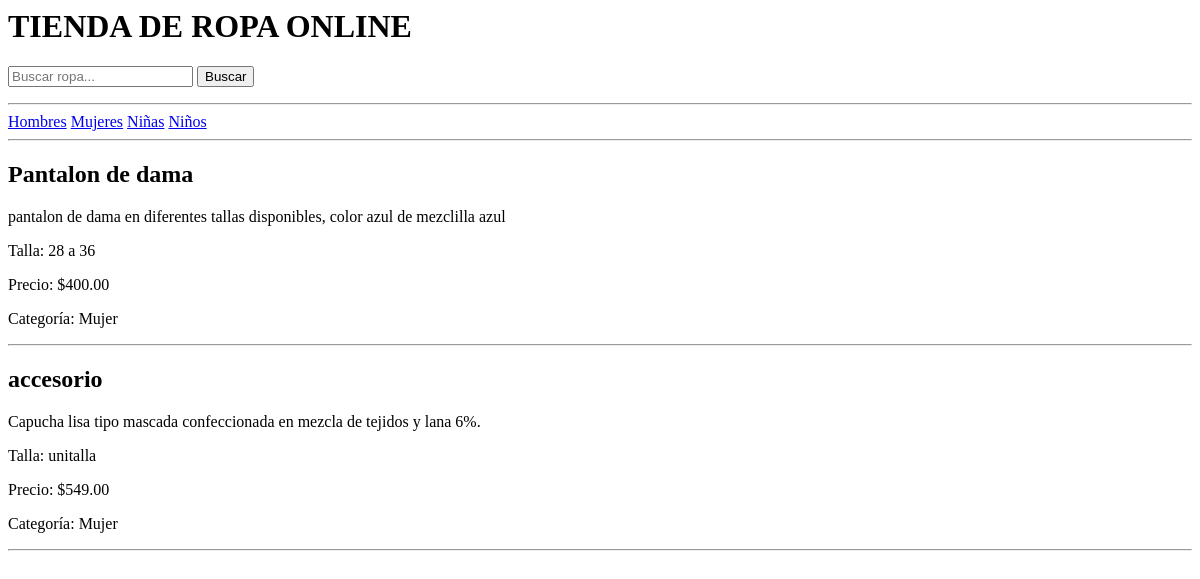
The app's page /, older data.
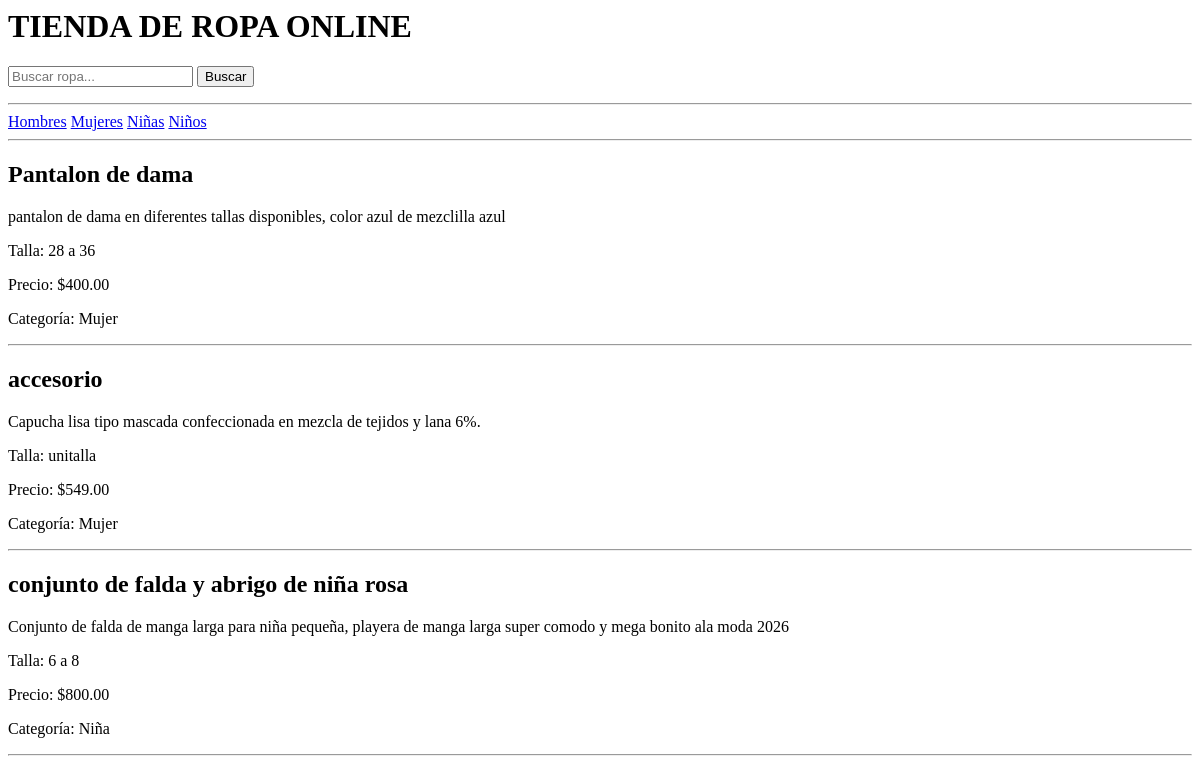
The same page, newer data.
### tienda/models.py (models this page shows, shortened)
class Producto(models.Model):
    CATEGORIAS = [
        ('Hombre', 'Hombre'),
        ('Mujer', 'Mujer'),
        ('Niña', 'Niña'),
        ('Niño', 'Niño'),
    ]
    nombre = models.CharField(max_length=100)
    descripcion = models.TextField()
    precio = models.DecimalField(max_digits=10, decimal_places=2)
    talla = models.CharField(max_length=10)
    stock = models.IntegerField()
    categoria = models.CharField(max_length=20, choices=CATEGORIAS)
    imagen = models.ImageField(upload_to='productos/', null=True, blank=True)

### tienda/views.py (the view)
# urls.py: path('', views.inicio, name='inicio'),
def inicio(request):
    productos = Producto.objects.all()
    buscar = request.GET.get('buscar')
    if buscar:
        productos = Producto.objects.filter(nombre__icontains=buscar)
    return render(request, 'inicio.html', {
        'productos': productos
    })

### tienda/templates/inicio.html
<h1>TIENDA DE ROPA ONLINE</h1>
<form method="GET">
    <input type="text" name="buscar" placeholder="Buscar ropa...">
    <button type="submit">Buscar</button>
</form>
<hr>
<a href="/hombres/">Hombres</a>
<a href="/mujeres/">Mujeres</a>
<a href="/niñas/">Niñas</a>
<a href="/niños/">Niños</a>
<hr>
{% for producto in productos %}
<h2>{{ producto.nombre }}</h2>
<p>{{ producto.descripcion }}</p>
<p>Talla: {{ producto.talla }}</p>
<p>Precio: ${{ producto.precio }}</p>
<p>Categoría: {{ producto.categoria }}</p>
<hr>
{% endfor %}

Row changes from the older to the newer data that the page shows:
added Producto: nombre "conjunto de falda y abrigo de niña rosa", descripcion "Conjunto de falda de manga larga para niña pequeña, playera de manga larga super comodo y mega bonito ala moda 2026", talla "6 a 8", precio "800.00", categoria "Niña"
